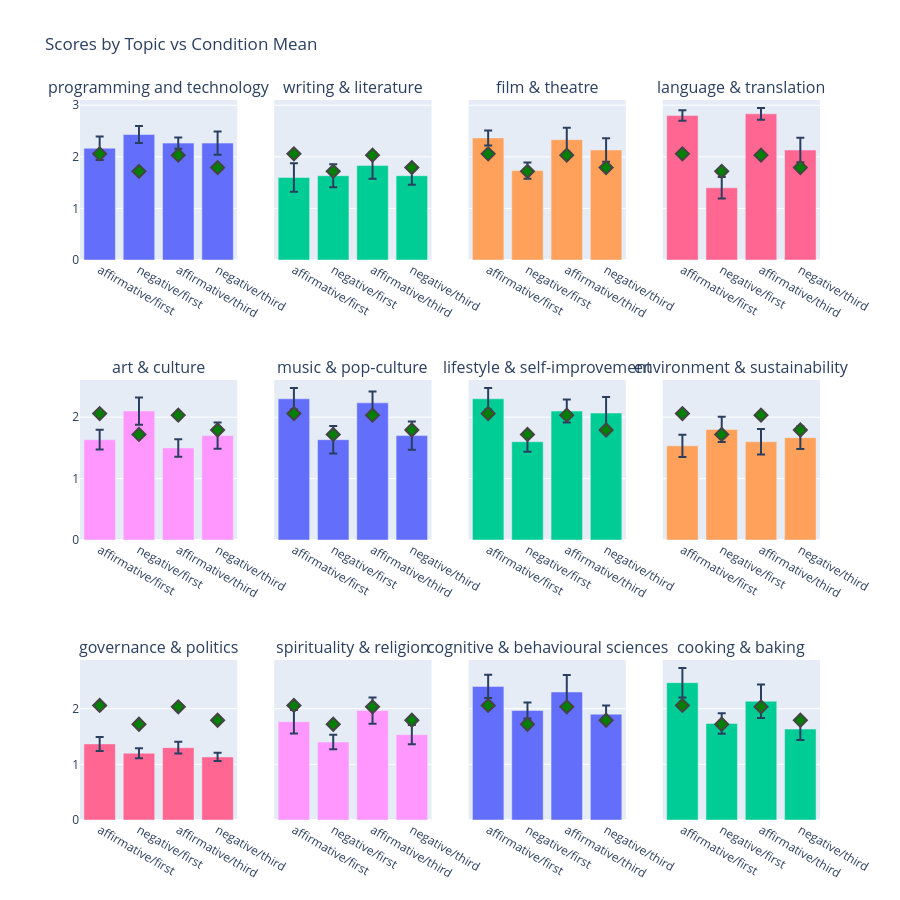

Notebook source saved alongside this figure:
### Code cell
# precompute condition means across all topics
condition_means = df.groupby(["polarity", "person"])["mean"].mean().to_dict()

fig = make_subplots(rows=3, cols=4, subplot_titles=TOPICS, shared_yaxes=True)

for i, topic in enumerate(TOPICS):
    row, col = (i // 4) + 1, (i % 4) + 1
    subset = df[df["topic"] == topic].copy()
    subset["condition"] = subset["polarity"] + "/" + subset["person"]
    subset["condition_mean"] = subset.apply(lambda r: condition_means[(r["polarity"], r["person"])], axis=1)

    fig.add_trace(go.Bar(
        x=subset["condition"], y=subset["mean"],
        error_y=dict(type="data", array=subset["stderr"]),
        showlegend=False
    ), row=row, col=col)

    # one dot per bar showing that condition's overall mean
    fig.add_trace(go.Scatter(
        x=subset["condition"], y=subset["condition_mean"],
        mode="markers", marker=dict(color="green", size=10, symbol="diamond", line=dict(width=2)),
        showlegend=False
    ), row=row, col=col)

fig.update_layout(title="Scores by Topic vs Condition Mean", height=900)
fig.show()

### Figure 1 — Plotly figure (JSON) as saved in the notebook; plotly's stock layout.template omitted (floating-point values rounded to 4 significant figures)
{"data": [{"error_y": {"array": [0.2291, 0.1652, 0.1089, 0.2266], "type": "data"}, "showlegend": false, "type": "bar", "x": ["affirmative/first", "negative/first", "affirmative/third", "negative/third"], "xaxis": "x", "y": [2.167, 2.433, 2.267, 2.267], "yaxis": "y"}, {"marker": {"color": "green", "line": {"width": 2}, "size": 10, "symbol": "diamond"}, "mode": "markers", "showlegend": false, "type": "scatter", "x": ["affirmative/first", "negative/first", "affirmative/third", "negative/third"], "xaxis": "x", "y": [2.058, 1.719, 2.033, 1.792], "yaxis": "y"}, {"error_y": {"array": [0.2758, 0.2247, 0.2594, 0.1753], "type": "data"}, "showlegend": false, "type": "bar", "x": ["affirmative/first", "negative/first", "affirmative/third", "negative/third"], "xaxis": "x2", "y": [1.6, 1.633, 1.833, 1.633], "yaxis": "y2"}, {"marker": {"color": "green", "line": {"width": 2}, "size": 10, "symbol": "diamond"}, "mode": "markers", "showlegend": false, "type": "scatter", "x": ["affirmative/first", "negative/first", "affirmative/third", "negative/third"], "xaxis": "x2", "y": [2.058, 1.719, 2.033, 1.792], "yaxis": "y2"}, {"error_y": {"array": [0.1444, 0.1556, 0.2331, 0.2288], "type": "data"}, "showlegend": false, "type": "bar", "x": ["affirmative/first", "negative/first", "affirmative/third", "negative/third"], "xaxis": "x3", "y": [2.367, 1.733, 2.333, 2.133], "yaxis": "y3"}, {"marker": {"color": "green", "line": {"width": 2}, "size": 10, "symbol": "diamond"}, "mode": "markers", "showlegend": false, "type": "scatter", "x": ["affirmative/first", "negative/first", "affirmative/third", "negative/third"], "xaxis": "x3", "y": [2.058, 1.719, 2.033, 1.792], "yaxis": "y3"}, {"error_y": {"array": [0.1018, 0.2096, 0.1139, 0.2393], "type": "data"}, "showlegend": false, "type": "bar", "x": ["affirmative/first", "negative/first", "affirmative/third", "negative/third"], "xaxis": "x4", "y": [2.8, 1.4, 2.833, 2.133], "yaxis": "y4"}, {"marker": {"color": "green", "line": {"width": 2}, "size": 10, "symbol": "diamond"}, "mode": "markers", "showlegend": false, "type": "scatter", "x": ["affirmative/first", "negative/first", "affirmative/third", "negative/third"], "xaxis": "x4", "y": [2.058, 1.719, 2.033, 1.792], "yaxis": "y4"}, {"error_y": {"array": [0.1606, 0.2225, 0.1427, 0.2134], "type": "data"}, "showlegend": false, "type": "bar", "x": ["affirmative/first", "negative/first", "affirmative/third", "negative/third"], "xaxis": "x5", "y": [1.633, 2.1, 1.5, 1.7], "yaxis": "y5"}, {"marker": {"color": "green", "line": {"width": 2}, "size": 10, "symbol": "diamond"}, "mode": "markers", "showlegend": false, "type": "scatter", "x": ["affirmative/first", "negative/first", "affirmative/third", "negative/third"], "xaxis": "x5", "y": [2.058, 1.719, 2.033, 1.792], "yaxis": "y5"}, {"error_y": {"array": [0.1753, 0.2247, 0.1863, 0.2301], "type": "data"}, "showlegend": false, "type": "bar", "x": ["affirmative/first", "negative/first", "affirmative/third", "negative/third"], "xaxis": "x6", "y": [2.3, 1.633, 2.233, 1.7], "yaxis": "y6"}, {"marker": {"color": "green", "line": {"width": 2}, "size": 10, "symbol": "diamond"}, "mode": "markers", "showlegend": false, "type": "scatter", "x": ["affirmative/first", "negative/first", "affirmative/third", "negative/third"], "xaxis": "x6", "y": [2.058, 1.719, 2.033, 1.792], "yaxis": "y6"}, {"error_y": {"array": [0.1753, 0.1633, 0.1863, 0.262], "type": "data"}, "showlegend": false, "type": "bar", "x": ["affirmative/first", "negative/first", "affirmative/third", "negative/third"], "xaxis": "x7", "y": [2.3, 1.6, 2.1, 2.067], "yaxis": "y7"}, {"marker": {"color": "green", "line": {"width": 2}, "size": 10, "symbol": "diamond"}, "mode": "markers", "showlegend": false, "type": "scatter", "x": ["affirmative/first", "negative/first", "affirmative/third", "negative/third"], "xaxis": "x7", "y": [2.058, 1.719, 2.033, 1.792], "yaxis": "y7"}, {"error_y": {"array": [0.1805, 0.2061, 0.2096, 0.1859], "type": "data"}, "showlegend": false, "type": "bar", "x": ["affirmative/first", "negative/first", "affirmative/third", "negative/third"], "xaxis": "x8", "y": [1.533, 1.8, 1.6, 1.667], "yaxis": "y8"}, {"marker": {"color": "green", "line": {"width": 2}, "size": 10, "symbol": "diamond"}, "mode": "markers", "showlegend": false, "type": "scatter", "x": ["affirmative/first", "negative/first", "affirmative/third", "negative/third"], "xaxis": "x8", "y": [2.058, 1.719, 2.033, 1.792], "yaxis": "y8"}, {"error_y": {"array": [0.1262, 0.08889, 0.1048, 0.0737], "type": "data"}, "showlegend": false, "type": "bar", "x": ["affirmative/first", "negative/first", "affirmative/third", "negative/third"], "xaxis": "x9", "y": [1.367, 1.2, 1.3, 1.133], "yaxis": "y9"}, {"marker": {"color": "green", "line": {"width": 2}, "size": 10, "symbol": "diamond"}, "mode": "markers", "showlegend": false, "type": "scatter", "x": ["affirmative/first", "negative/first", "affirmative/third", "negative/third"], "xaxis": "x9", "y": [2.058, 1.719, 2.033, 1.792], "yaxis": "y9"}, {"error_y": {"array": [0.2111, 0.1296, 0.2354, 0.1736], "type": "data"}, "showlegend": false, "type": "bar", "x": ["affirmative/first", "negative/first", "affirmative/third", "negative/third"], "xaxis": "x10", "y": [1.767, 1.4, 1.967, 1.533], "yaxis": "y10"}, {"marker": {"color": "green", "line": {"width": 2}, "size": 10, "symbol": "diamond"}, "mode": "markers", "showlegend": false, "type": "scatter", "x": ["affirmative/first", "negative/first", "affirmative/third", "negative/third"], "xaxis": "x10", "y": [2.058, 1.719, 2.033, 1.792], "yaxis": "y10"}, {"error_y": {"array": [0.2096, 0.1444, 0.3041, 0.1575], "type": "data"}, "showlegend": false, "type": "bar", "x": ["affirmative/first", "negative/first", "affirmative/third", "negative/third"], "xaxis": "x11", "y": [2.4, 1.967, 2.3, 1.9], "yaxis": "y11"}, {"marker": {"color": "green", "line": {"width": 2}, "size": 10, "symbol": "diamond"}, "mode": "markers", "showlegend": false, "type": "scatter", "x": ["affirmative/first", "negative/first", "affirmative/third", "negative/third"], "xaxis": "x11", "y": [2.058, 1.719, 2.033, 1.792], "yaxis": "y11"}, {"error_y": {"array": [0.2639, 0.1846, 0.299, 0.1953], "type": "data"}, "showlegend": false, "type": "bar", "x": ["affirmative/first", "negative/first", "affirmative/third", "negative/third"], "xaxis": "x12", "y": [2.467, 1.733, 2.133, 1.633], "yaxis": "y12"}, {"marker": {"color": "green", "line": {"width": 2}, "size": 10, "symbol": "diamond"}, "mode": "markers", "showlegend": false, "type": "scatter", "x": ["affirmative/first", "negative/first", "affirmative/third", "negative/third"], "xaxis": "x12", "y": [2.058, 1.719, 2.033, 1.792], "yaxis": "y12"}], "layout": {"annotations": [{"font": {"size": 16}, "showarrow": false, "text": "programming and technology", "x": 0.1062, "xanchor": "center", "xref": "paper", "y": 1, "yanchor": "bottom", "yref": "paper"}, {"font": {"size": 16}, "showarrow": false, "text": "writing & literature", "x": 0.3688, "xanchor": "center", "xref": "paper", "y": 1, "yanchor": "bottom", "yref": "paper"}, {"font": {"size": 16}, "showarrow": false, "text": "film & theatre", "x": 0.6313, "xanchor": "center", "xref": "paper", "y": 1, "yanchor": "bottom", "yref": "paper"}, {"font": {"size": 16}, "showarrow": false, "text": "language & translation", "x": 0.8938, "xanchor": "center", "xref": "paper", "y": 1, "yanchor": "bottom", "yref": "paper"}, {"font": {"size": 16}, "showarrow": false, "text": "art & culture", "x": 0.1062, "xanchor": "center", "xref": "paper", "y": 0.6111, "yanchor": "bottom", "yref": "paper"}, {"font": {"size": 16}, "showarrow": false, "text": "music & pop-culture", "x": 0.3688, "xanchor": "center", "xref": "paper", "y": 0.6111, "yanchor": "bottom", "yref": "paper"}, {"font": {"size": 16}, "showarrow": false, "text": "lifestyle & self-improvement", "x": 0.6313, "xanchor": "center", "xref": "paper", "y": 0.6111, "yanchor": "bottom", "yref": "paper"}, {"font": {"size": 16}, "showarrow": false, "text": "environment & sustainability", "x": 0.8938, "xanchor": "center", "xref": "paper", "y": 0.6111, "yanchor": "bottom", "yref": "paper"}, {"font": {"size": 16}, "showarrow": false, "text": "governance & politics", "x": 0.1062, "xanchor": "center", "xref": "paper", "y": 0.2222, "yanchor": "bottom", "yref": "paper"}, {"font": {"size": 16}, "showarrow": false, "text": "spirituality & religion", "x": 0.3688, "xanchor": "center", "xref": "paper", "y": 0.2222, "yanchor": "bottom", "yref": "paper"}, {"font": {"size": 16}, "showarrow": false, "text": "cognitive & behavioural sciences", "x": 0.6313, "xanchor": "center", "xref": "paper", "y": 0.2222, "yanchor": "bottom", "yref": "paper"}, {"font": {"size": 16}, "showarrow": false, "text": "cooking & baking", "x": 0.8938, "xanchor": "center", "xref": "paper", "y": 0.2222, "yanchor": "bottom", "yref": "paper"}], "height": 900, "title": {"text": "Scores by Topic vs Condition Mean"}, "xaxis": {"anchor": "y", "domain": [0, 0.2125]}, "xaxis10": {"anchor": "y10", "domain": [0.2625, 0.475]}, "xaxis11": {"anchor": "y11", "domain": [0.525, 0.7375]}, "xaxis12": {"anchor": "y12", "domain": [0.7875, 1]}, "xaxis2": {"anchor": "y2", "domain": [0.2625, 0.475]}, "xaxis3": {"anchor": "y3", "domain": [0.525, 0.7375]}, "xaxis4": {"anchor": "y4", "domain": [0.7875, 1]}, "xaxis5": {"anchor": "y5", "domain": [0, 0.2125]}, "xaxis6": {"anchor": "y6", "domain": [0.2625, 0.475]}, "xaxis7": {"anchor": "y7", "domain": [0.525, 0.7375]}, "xaxis8": {"anchor": "y8", "domain": [0.7875, 1]}, "xaxis9": {"anchor": "y9", "domain": [0, 0.2125]}, "yaxis": {"anchor": "x", "domain": [0.7778, 1]}, "yaxis10": {"anchor": "x10", "domain": [0, 0.2222], "matches": "y9", "showticklabels": false}, "yaxis11": {"anchor": "x11", "domain": [0, 0.2222], "matches": "y9", "showticklabels": false}, "yaxis12": {"anchor": "x12", "domain": [0, 0.2222], "matches": "y9", "showticklabels": false}, "yaxis2": {"anchor": "x2", "domain": [0.7778, 1], "matches": "y", "showticklabels": false}, "yaxis3": {"anchor": "x3", "domain": [0.7778, 1], "matches": "y", "showticklabels": false}, "yaxis4": {"anchor": "x4", "domain": [0.7778, 1], "matches": "y", "showticklabels": false}, "yaxis5": {"anchor": "x5", "domain": [0.3889, 0.6111]}, "yaxis6": {"anchor": "x6", "domain": [0.3889, 0.6111], "matches": "y5", "showticklabels": false}, "yaxis7": {"anchor": "x7", "domain": [0.3889, 0.6111], "matches": "y5", "showticklabels": false}, "yaxis8": {"anchor": "x8", "domain": [0.3889, 0.6111], "matches": "y5", "showticklabels": false}, "yaxis9": {"anchor": "x9", "domain": [0, 0.2222]}}}
